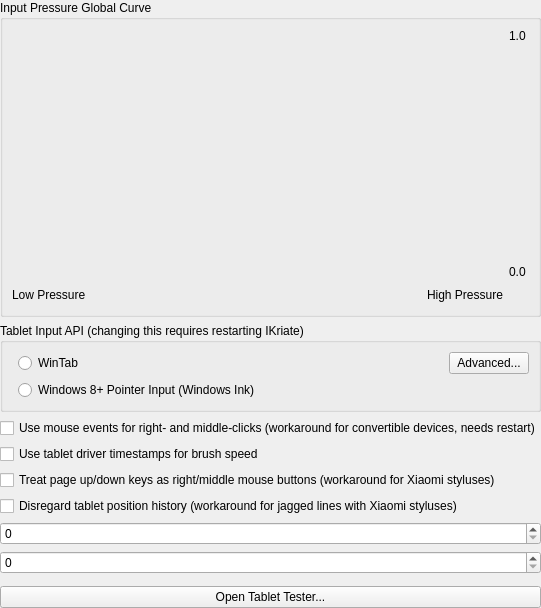
<?xml version="1.0" encoding="UTF-8"?>
<ui version="4.0">
 <author>
    SPDX-FileCopyrightText: none
    SPDX-License-Identifier: GPL-3.0-or-later
  </author>
 <class>WdgTabletSettings</class>
 <widget class="QWidget" name="WdgTabletSettings">
  <property name="windowTitle">
   <string>Color Settings</string>
  </property>
  <layout class="QVBoxLayout" name="verticalLayout_2">
   <property name="leftMargin">
    <number>0</number>
   </property>
   <property name="topMargin">
    <number>0</number>
   </property>
   <property name="rightMargin">
    <number>0</number>
   </property>
   <property name="bottomMargin">
    <number>0</number>
   </property>
   <item>
    <widget class="QGroupBox" name="groupBox">
     <property name="title">
      <string>Input Pressure Global Curve</string>
     </property>
     <layout class="QGridLayout" name="gridLayout">
      <item row="0" column="0">
       <widget class="KisCurveWidget" name="pressureCurve" native="true">
        <property name="sizePolicy">
         <sizepolicy hsizetype="MinimumExpanding" vsizetype="MinimumExpanding">
          <horstretch>0</horstretch>
          <verstretch>0</verstretch>
         </sizepolicy>
        </property>
        <property name="minimumSize">
         <size>
          <width>200</width>
          <height>250</height>
         </size>
        </property>
        <property name="autoFillBackground">
         <bool>false</bool>
        </property>
       </widget>
      </item>
      <item row="1" column="0">
       <layout class="QHBoxLayout" name="horizontalLayout">
        <item>
         <widget class="QLabel" name="label_2">
          <property name="sizePolicy">
           <sizepolicy hsizetype="Fixed" vsizetype="Preferred">
            <horstretch>0</horstretch>
            <verstretch>0</verstretch>
           </sizepolicy>
          </property>
          <property name="text">
           <string>Low Pressure</string>
          </property>
         </widget>
        </item>
        <item>
         <spacer name="horizontalSpacer">
          <property name="orientation">
           <enum>Qt::Horizontal</enum>
          </property>
          <property name="sizeHint" stdset="0">
           <size>
            <width>40</width>
            <height>20</height>
           </size>
          </property>
         </spacer>
        </item>
        <item>
         <widget class="QLabel" name="label_3">
          <property name="sizePolicy">
           <sizepolicy hsizetype="Fixed" vsizetype="Preferred">
            <horstretch>0</horstretch>
            <verstretch>0</verstretch>
           </sizepolicy>
          </property>
          <property name="text">
           <string>High Pressure</string>
          </property>
         </widget>
        </item>
       </layout>
      </item>
      <item row="0" column="1">
       <layout class="QVBoxLayout" name="verticalLayout">
        <item>
         <widget class="QLabel" name="label_5">
          <property name="text">
           <string>1.0</string>
          </property>
         </widget>
        </item>
        <item>
         <spacer name="verticalSpacer">
          <property name="orientation">
           <enum>Qt::Vertical</enum>
          </property>
          <property name="sizeHint" stdset="0">
           <size>
            <width>20</width>
            <height>40</height>
           </size>
          </property>
         </spacer>
        </item>
        <item>
         <widget class="QLabel" name="label_4">
          <property name="text">
           <string>0.0</string>
          </property>
         </widget>
        </item>
       </layout>
      </item>
     </layout>
    </widget>
   </item>
   <item>
    <widget class="QGroupBox" name="grpTabletApi">
     <property name="title">
      <string>Tablet Input API (changing this requires restarting IKriate)</string>
     </property>
     <layout class="QFormLayout" name="formLayout_2">
      <item row="0" column="1">
       <layout class="QHBoxLayout" name="horizontalLayout_2">
        <item>
         <widget class="QRadioButton" name="radioWintab">
          <property name="text">
           <string>WinTab</string>
          </property>
         </widget>
        </item>
        <item>
         <spacer name="horizontalSpacer_3">
          <property name="orientation">
           <enum>Qt::Horizontal</enum>
          </property>
          <property name="sizeHint" stdset="0">
           <size>
            <width>40</width>
            <height>20</height>
           </size>
          </property>
         </spacer>
        </item>
        <item>
         <widget class="QPushButton" name="btnResolutionSettings">
          <property name="text">
           <string comment="Tablet mapping settings">Advanced...</string>
          </property>
         </widget>
        </item>
       </layout>
      </item>
      <item row="1" column="1">
       <widget class="QRadioButton" name="radioWin8PointerInput">
        <property name="text">
         <string>Windows 8+ Pointer Input (Windows Ink)</string>
        </property>
       </widget>
      </item>
     </layout>
    </widget>
   </item>
   <item>
    <widget class="QCheckBox" name="chkUseRightMiddleClickWorkaround">
     <property name="toolTip">
      <string>&lt;html&gt;&lt;head/&gt;&lt;body&gt;&lt;p&gt;Some tablet devices don't pass barrel-button clicks via tablet API. If you have such a device, you can try activate this workaround. IKriate will try to read right- and middle-button clicks from the mouse events stream. It may or may not work on your device (depends on the tablet driver implementation).&lt;/p&gt;&lt;p&gt;&lt;br/&gt;&lt;/p&gt;&lt;p&gt;After changing this option IKriate should be restarted.&lt;/p&gt;&lt;/body&gt;&lt;/html&gt;</string>
     </property>
     <property name="text">
      <string>Use mouse events for right- and middle-clicks (workaround for convertible devices, needs restart)</string>
     </property>
    </widget>
   </item>
   <item>
    <widget class="QCheckBox" name="chkUseTimestampsForBrushSpeed">
     <property name="text">
      <string notr="true">Use tablet driver timestamps for brush speed</string>
     </property>
    </widget>
   </item>
   <item>
    <widget class="QCheckBox" name="chkUsePageUpDownMouseButtonEmulationWorkaround">
     <property name="text">
      <string>Treat page up/down keys as right/middle mouse buttons (workaround for Xiaomi styluses)</string>
     </property>
    </widget>
   </item>
   <item>
    <widget class="QCheckBox" name="chkUseIgnoreHistoricTabletEventsWorkaround">
     <property name="text">
      <string>Disregard tablet position history (workaround for jagged lines with Xiaomi styluses)</string>
     </property>
    </widget>
   </item>
   <item>
    <widget class="KisSliderSpinBox" name="intMaxAllowedBrushSpeed" native="true">
     <property name="sizePolicy">
      <sizepolicy hsizetype="MinimumExpanding" vsizetype="Minimum">
       <horstretch>0</horstretch>
       <verstretch>0</verstretch>
      </sizepolicy>
     </property>
     <property name="toolTip">
      <string>Maximum speed mapped to 1.0 for the speed sensor curve. Should be set to the maximum speed you can reach using Tablet Tester</string>
     </property>
    </widget>
   </item>
   <item>
    <widget class="KisSliderSpinBox" name="intBrushSpeedSmoothing" native="true">
     <property name="sizePolicy">
      <sizepolicy hsizetype="MinimumExpanding" vsizetype="Minimum">
       <horstretch>0</horstretch>
       <verstretch>0</verstretch>
      </sizepolicy>
     </property>
     <property name="toolTip">
      <string>Amount of smoothing IKriate should do to speed sensor. This value is very hardware-dependent</string>
     </property>
    </widget>
   </item>
   <item>
    <widget class="KisAngleSelector" name="tiltDirectionOffsetAngle" native="true">
     <property name="sizePolicy">
      <sizepolicy hsizetype="MinimumExpanding" vsizetype="Minimum">
       <horstretch>0</horstretch>
       <verstretch>0</verstretch>
      </sizepolicy>
     </property>
     <property name="toolTip">
      <string>Angle offset added to the reported pen tilt direction.</string>
     </property>
    </widget>
   </item>
   <item>
    <widget class="QPushButton" name="btnTabletTest">
     <property name="text">
      <string>Open Tablet Tester...</string>
     </property>
    </widget>
   </item>
   <item>
    <spacer name="verticalSpacer_2">
     <property name="orientation">
      <enum>Qt::Orientation::Vertical</enum>
     </property>
     <property name="sizeHint" stdset="0">
      <size>
       <width>20</width>
       <height>0</height>
      </size>
     </property>
    </spacer>
   </item>
  </layout>
 </widget>
 <customwidgets>
  <customwidget>
   <class>KisSliderSpinBox</class>
   <extends>QSpinBox</extends>
   <header location="global">kis_slider_spin_box.h</header>
   <container>1</container>
  </customwidget>
  <customwidget>
   <class>KisCurveWidget</class>
   <extends>QWidget</extends>
   <header>widgets/kis_curve_widget.h</header>
   <container>1</container>
  </customwidget>
  <customwidget>
   <class>KisAngleSelector</class>
   <extends>QWidget</extends>
   <header location="global">KisAngleSelector.h</header>
   <container>1</container>
  </customwidget>
 </customwidgets>
 <resources/>
 <connections/>
</ui>
